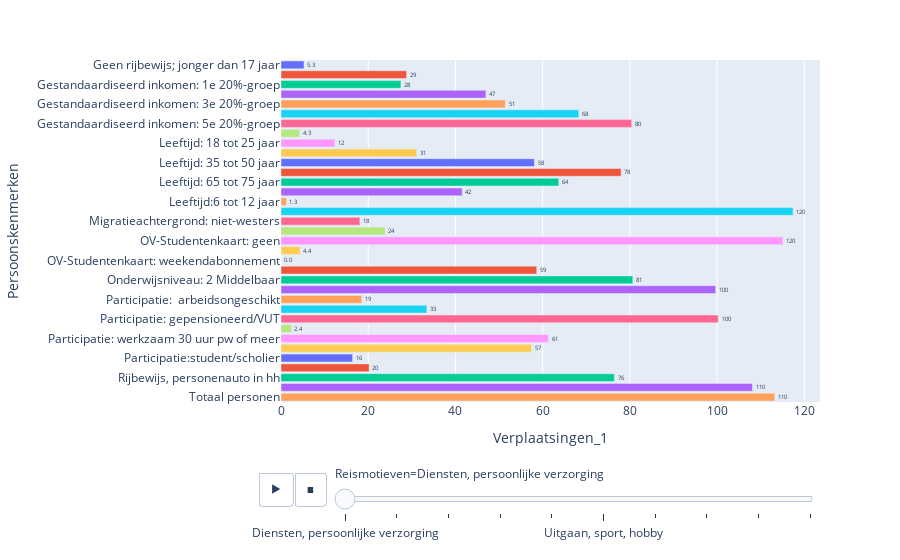

Notebook code cell kept with this figure:
### Code cell
student_ov = ['OV-Studentenkaart: geen', 'OV-Studentenkaart: weekabonnement','OV-Studentenkaart: weekendabonnement']

filtered_student_ov = data_motief[data_motief['Persoonskenmerken'].isin(student_ov)]

#display(filtered_student_ov)


data_motief_5 = data_motief.groupby(['Persoonskenmerken', 'Reismotieven']).sum().reset_index()
display(data_motief_5)
# data_motief_5 = filtered_student_ov.groupby(['Persoonskenmerken', 'Perioden']).sum().reset_index()
fig = px.bar(data_motief_5, x = 'Verplaatsingen_1', y = 'Persoonskenmerken', color = 'Persoonskenmerken',
              orientation = 'h', text_auto = '.2s', animation_frame = 'Reismotieven')
fig.update_traces(textposition="outside")
fig.update_layout(showlegend = False)
fig.show()

### Figure 1 — Plotly figure (JSON) as saved in the notebook; plotly's stock layout.template omitted (floating-point values rounded to 4 significant figures)
{"data": [{"alignmentgroup": "True", "hovertemplate": "Persoonskenmerken=%{y}<br>Reismotieven=Diensten, persoonlijke verzorging<br>Verplaatsingen_1=%{x}<extra></extra>", "legendgroup": "Geen rijbewijs; jonger dan 17 jaar", "marker": {"color": "#636efa", "pattern": {"shape": ""}}, "name": "Geen rijbewijs; jonger dan 17 jaar", "offsetgroup": "Geen rijbewijs; jonger dan 17 jaar", "orientation": "h", "showlegend": true, "textposition": "outside", "texttemplate": "%{x:.2s}", "type": "bar", "x": [5.28], "xaxis": "x", "y": ["Geen rijbewijs; jonger dan 17 jaar"], "yaxis": "y"}, {"alignmentgroup": "True", "hovertemplate": "Persoonskenmerken=%{y}<br>Reismotieven=Diensten, persoonlijke verzorging<br>Verplaatsingen_1=%{x}<extra></extra>", "legendgroup": "Geen rijbewijs; wel 17 jaar of ouder", "marker": {"color": "#EF553B", "pattern": {"shape": ""}}, "name": "Geen rijbewijs; wel 17 jaar of ouder", "offsetgroup": "Geen rijbewijs; wel 17 jaar of ouder", "orientation": "h", "showlegend": true, "textposition": "outside", "texttemplate": "%{x:.2s}", "type": "bar", "x": [28.8], "xaxis": "x", "y": ["Geen rijbewijs; wel 17 jaar of ouder"], "yaxis": "y"}, {"alignmentgroup": "True", "hovertemplate": "Persoonskenmerken=%{y}<br>Reismotieven=Diensten, persoonlijke verzorging<br>Verplaatsingen_1=%{x}<extra></extra>", "legendgroup": "Gestandaardiseerd inkomen: 1e 20%-groep", "marker": {"color": "#00cc96", "pattern": {"shape": ""}}, "name": "Gestandaardiseerd inkomen: 1e 20%-groep", "offsetgroup": "Gestandaardiseerd inkomen: 1e 20%-groep", "orientation": "h", "showlegend": true, "textposition": "outside", "texttemplate": "%{x:.2s}", "type": "bar", "x": [27.5], "xaxis": "x", "y": ["Gestandaardiseerd inkomen: 1e 20%-groep"], "yaxis": "y"}, {"alignmentgroup": "True", "hovertemplate": "Persoonskenmerken=%{y}<br>Reismotieven=Diensten, persoonlijke verzorging<br>Verplaatsingen_1=%{x}<extra></extra>", "legendgroup": "Gestandaardiseerd inkomen: 2e 20%-groep", "marker": {"color": "#ab63fa", "pattern": {"shape": ""}}, "name": "Gestandaardiseerd inkomen: 2e 20%-groep", "offsetgroup": "Gestandaardiseerd inkomen: 2e 20%-groep", "orientation": "h", "showlegend": true, "textposition": "outside", "texttemplate": "%{x:.2s}", "type": "bar", "x": [46.98], "xaxis": "x", "y": ["Gestandaardiseerd inkomen: 2e 20%-groep"], "yaxis": "y"}, {"alignmentgroup": "True", "hovertemplate": "Persoonskenmerken=%{y}<br>Reismotieven=Diensten, persoonlijke verzorging<br>Verplaatsingen_1=%{x}<extra></extra>", "legendgroup": "Gestandaardiseerd inkomen: 3e 20%-groep", "marker": {"color": "#FFA15A", "pattern": {"shape": ""}}, "name": "Gestandaardiseerd inkomen: 3e 20%-groep", "offsetgroup": "Gestandaardiseerd inkomen: 3e 20%-groep", "orientation": "h", "showlegend": true, "textposition": "outside", "texttemplate": "%{x:.2s}", "type": "bar", "x": [51.44], "xaxis": "x", "y": ["Gestandaardiseerd inkomen: 3e 20%-groep"], "yaxis": "y"}, {"alignmentgroup": "True", "hovertemplate": "Persoonskenmerken=%{y}<br>Reismotieven=Diensten, persoonlijke verzorging<br>Verplaatsingen_1=%{x}<extra></extra>", "legendgroup": "Gestandaardiseerd inkomen: 4e 20%-groep", "marker": {"color": "#19d3f3", "pattern": {"shape": ""}}, "name": "Gestandaardiseerd inkomen: 4e 20%-groep", "offsetgroup": "Gestandaardiseerd inkomen: 4e 20%-groep", "orientation": "h", "showlegend": true, "textposition": "outside", "texttemplate": "%{x:.2s}", "type": "bar", "x": [68.29], "xaxis": "x", "y": ["Gestandaardiseerd inkomen: 4e 20%-groep"], "yaxis": "y"}, {"alignmentgroup": "True", "hovertemplate": "Persoonskenmerken=%{y}<br>Reismotieven=Diensten, persoonlijke verzorging<br>Verplaatsingen_1=%{x}<extra></extra>", "legendgroup": "Gestandaardiseerd inkomen: 5e 20%-groep", "marker": {"color": "#FF6692", "pattern": {"shape": ""}}, "name": "Gestandaardiseerd inkomen: 5e 20%-groep", "offsetgroup": "Gestandaardiseerd inkomen: 5e 20%-groep", "orientation": "h", "showlegend": true, "textposition": "outside", "texttemplate": "%{x:.2s}", "type": "bar", "x": [80.41], "xaxis": "x", "y": ["Gestandaardiseerd inkomen: 5e 20%-groep"], "yaxis": "y"}, {"alignmentgroup": "True", "hovertemplate": "Persoonskenmerken=%{y}<br>Reismotieven=Diensten, persoonlijke verzorging<br>Verplaatsingen_1=%{x}<extra></extra>", "legendgroup": "Leeftijd: 12 tot 18 jaar", "marker": {"color": "#B6E880", "pattern": {"shape": ""}}, "name": "Leeftijd: 12 tot 18 jaar", "offsetgroup": "Leeftijd: 12 tot 18 jaar", "orientation": "h", "showlegend": true, "textposition": "outside", "texttemplate": "%{x:.2s}", "type": "bar", "x": [4.28], "xaxis": "x", "y": ["Leeftijd: 12 tot 18 jaar"], "yaxis": "y"}, {"alignmentgroup": "True", "hovertemplate": "Persoonskenmerken=%{y}<br>Reismotieven=Diensten, persoonlijke verzorging<br>Verplaatsingen_1=%{x}<extra></extra>", "legendgroup": "Leeftijd: 18 tot 25 jaar", "marker": {"color": "#FF97FF", "pattern": {"shape": ""}}, "name": "Leeftijd: 18 tot 25 jaar", "offsetgroup": "Leeftijd: 18 tot 25 jaar", "orientation": "h", "showlegend": true, "textposition": "outside", "texttemplate": "%{x:.2s}", "type": "bar", "x": [12.34], "xaxis": "x", "y": ["Leeftijd: 18 tot 25 jaar"], "yaxis": "y"}, {"alignmentgroup": "True", "hovertemplate": "Persoonskenmerken=%{y}<br>Reismotieven=Diensten, persoonlijke verzorging<br>Verplaatsingen_1=%{x}<extra></extra>", "legendgroup": "Leeftijd: 25 tot 35 jaar", "marker": {"color": "#FECB52", "pattern": {"shape": ""}}, "name": "Leeftijd: 25 tot 35 jaar", "offsetgroup": "Leeftijd: 25 tot 35 jaar", "orientation": "h", "showlegend": true, "textposition": "outside", "texttemplate": "%{x:.2s}", "type": "bar", "x": [31.12], "xaxis": "x", "y": ["Leeftijd: 25 tot 35 jaar"], "yaxis": "y"}, {"alignmentgroup": "True", "hovertemplate": "Persoonskenmerken=%{y}<br>Reismotieven=Diensten, persoonlijke verzorging<br>Verplaatsingen_1=%{x}<extra></extra>", "legendgroup": "Leeftijd: 35 tot 50 jaar", "marker": {"color": "#636efa", "pattern": {"shape": ""}}, "name": "Leeftijd: 35 tot 50 jaar", "offsetgroup": "Leeftijd: 35 tot 50 jaar", "orientation": "h", "showlegend": true, "textposition": "outside", "texttemplate": "%{x:.2s}", "type": "bar", "x": [58.1], "xaxis": "x", "y": ["Leeftijd: 35 tot 50 jaar"], "yaxis": "y"}, {"alignmentgroup": "True", "hovertemplate": "Persoonskenmerken=%{y}<br>Reismotieven=Diensten, persoonlijke verzorging<br>Verplaatsingen_1=%{x}<extra></extra>", "legendgroup": "Leeftijd: 50 tot 65 jaar", "marker": {"color": "#EF553B", "pattern": {"shape": ""}}, "name": "Leeftijd: 50 tot 65 jaar", "offsetgroup": "Leeftijd: 50 tot 65 jaar", "orientation": "h", "showlegend": true, "textposition": "outside", "texttemplate": "%{x:.2s}", "type": "bar", "x": [77.98], "xaxis": "x", "y": ["Leeftijd: 50 tot 65 jaar"], "yaxis": "y"}, {"alignmentgroup": "True", "hovertemplate": "Persoonskenmerken=%{y}<br>Reismotieven=Diensten, persoonlijke verzorging<br>Verplaatsingen_1=%{x}<extra></extra>", "legendgroup": "Leeftijd: 65 tot 75 jaar", "marker": {"color": "#00cc96", "pattern": {"shape": ""}}, "name": "Leeftijd: 65 tot 75 jaar", "offsetgroup": "Leeftijd: 65 tot 75 jaar", "orientation": "h", "showlegend": true, "textposition": "outside", "texttemplate": "%{x:.2s}", "type": "bar", "x": [63.7], "xaxis": "x", "y": ["Leeftijd: 65 tot 75 jaar"], "yaxis": "y"}, {"alignmentgroup": "True", "hovertemplate": "Persoonskenmerken=%{y}<br>Reismotieven=Diensten, persoonlijke verzorging<br>Verplaatsingen_1=%{x}<extra></extra>", "legendgroup": "Leeftijd: 75 jaar of ouder", "marker": {"color": "#ab63fa", "pattern": {"shape": ""}}, "name": "Leeftijd: 75 jaar of ouder", "offsetgroup": "Leeftijd: 75 jaar of ouder", "orientation": "h", "showlegend": true, "textposition": "outside", "texttemplate": "%{x:.2s}", "type": "bar", "x": [41.56], "xaxis": "x", "y": ["Leeftijd: 75 jaar of ouder"], "yaxis": "y"}, {"alignmentgroup": "True", "hovertemplate": "Persoonskenmerken=%{y}<br>Reismotieven=Diensten, persoonlijke verzorging<br>Verplaatsingen_1=%{x}<extra></extra>", "legendgroup": "Leeftijd:6 tot 12 jaar", "marker": {"color": "#FFA15A", "pattern": {"shape": ""}}, "name": "Leeftijd:6 tot 12 jaar", "offsetgroup": "Leeftijd:6 tot 12 jaar", "orientation": "h", "showlegend": true, "textposition": "outside", "texttemplate": "%{x:.2s}", "type": "bar", "x": [1.26], "xaxis": "x", "y": ["Leeftijd:6 tot 12 jaar"], "yaxis": "y"}, {"alignmentgroup": "True", "hovertemplate": "Persoonskenmerken=%{y}<br>Reismotieven=Diensten, persoonlijke verzorging<br>Verplaatsingen_1=%{x}<extra></extra>", "legendgroup": "Migratieachtergrond: Nederland", "marker": {"color": "#19d3f3", "pattern": {"shape": ""}}, "name": "Migratieachtergrond: Nederland", "offsetgroup": "Migratieachtergrond: Nederland", "orientation": "h", "showlegend": true, "textposition": "outside", "texttemplate": "%{x:.2s}", "type": "bar", "x": [117.4], "xaxis": "x", "y": ["Migratieachtergrond: Nederland"], "yaxis": "y"}, {"alignmentgroup": "True", "hovertemplate": "Persoonskenmerken=%{y}<br>Reismotieven=Diensten, persoonlijke verzorging<br>Verplaatsingen_1=%{x}<extra></extra>", "legendgroup": "Migratieachtergrond: niet-westers", "marker": {"color": "#FF6692", "pattern": {"shape": ""}}, "name": "Migratieachtergrond: niet-westers", "offsetgroup": "Migratieachtergrond: niet-westers", "orientation": "h", "showlegend": true, "textposition": "outside", "texttemplate": "%{x:.2s}", "type": "bar", "x": [18.08], "xaxis": "x", "y": ["Migratieachtergrond: niet-westers"], "yaxis": "y"}, {"alignmentgroup": "True", "hovertemplate": "Persoonskenmerken=%{y}<br>Reismotieven=Diensten, persoonlijke verzorging<br>Verplaatsingen_1=%{x}<extra></extra>", "legendgroup": "Migratieachtergrond: westers", "marker": {"color": "#B6E880", "pattern": {"shape": ""}}, "name": "Migratieachtergrond: westers", "offsetgroup": "Migratieachtergrond: westers", "orientation": "h", "showlegend": true, "textposition": "outside", "texttemplate": "%{x:.2s}", "type": "bar", "x": [23.86], "xaxis": "x", "y": ["Migratieachtergrond: westers"], "yaxis": "y"}, {"alignmentgroup": "True", "hovertemplate": "Persoonskenmerken=%{y}<br>Reismotieven=Diensten, persoonlijke verzorging<br>Verplaatsingen_1=%{x}<extra></extra>", "legendgroup": "OV-Studentenkaart: geen", "marker": {"color": "#FF97FF", "pattern": {"shape": ""}}, "name": "OV-Studentenkaart: geen", "offsetgroup": "OV-Studentenkaart: geen", "orientation": "h", "showlegend": true, "textposition": "outside", "texttemplate": "%{x:.2s}", "type": "bar", "x": [115.1], "xaxis": "x", "y": ["OV-Studentenkaart: geen"], "yaxis": "y"}, {"alignmentgroup": "True", "hovertemplate": "Persoonskenmerken=%{y}<br>Reismotieven=Diensten, persoonlijke verzorging<br>Verplaatsingen_1=%{x}<extra></extra>", "legendgroup": "OV-Studentenkaart: weekabonnement", "marker": {"color": "#FECB52", "pattern": {"shape": ""}}, "name": "OV-Studentenkaart: weekabonnement", "offsetgroup": "OV-Studentenkaart: weekabonnement", "orientation": "h", "showlegend": true, "textposition": "outside", "texttemplate": "%{x:.2s}", "type": "bar", "x": [4.38], "xaxis": "x", "y": ["OV-Studentenkaart: weekabonnement"], "yaxis": "y"}, {"alignmentgroup": "True", "hovertemplate": "Persoonskenmerken=%{y}<br>Reismotieven=Diensten, persoonlijke verzorging<br>Verplaatsingen_1=%{x}<extra></extra>", "legendgroup": "OV-Studentenkaart: weekendabonnement", "marker": {"color": "#636efa", "pattern": {"shape": ""}}, "name": "OV-Studentenkaart: weekendabonnement", "offsetgroup": "OV-Studentenkaart: weekendabonnement", "orientation": "h", "showlegend": true, "textposition": "outside", "texttemplate": "%{x:.2s}", "type": "bar", "x": [0], "xaxis": "x", "y": ["OV-Studentenkaart: weekendabonnement"], "yaxis": "y"}, {"alignmentgroup": "True", "hovertemplate": "Persoonskenmerken=%{y}<br>Reismotieven=Diensten, persoonlijke verzorging<br>Verplaatsingen_1=%{x}<extra></extra>", "legendgroup": "Onderwijsniveau: 1 Laag", "marker": {"color": "#EF553B", "pattern": {"shape": ""}}, "name": "Onderwijsniveau: 1 Laag", "offsetgroup": "Onderwijsniveau: 1 Laag", "orientation": "h", "showlegend": true, "textposition": "outside", "texttemplate": "%{x:.2s}", "type": "bar", "x": [58.64], "xaxis": "x", "y": ["Onderwijsniveau: 1 Laag"], "yaxis": "y"}, {"alignmentgroup": "True", "hovertemplate": "Persoonskenmerken=%{y}<br>Reismotieven=Diensten, persoonlijke verzorging<br>Verplaatsingen_1=%{x}<extra></extra>", "legendgroup": "Onderwijsniveau: 2 Middelbaar", "marker": {"color": "#00cc96", "pattern": {"shape": ""}}, "name": "Onderwijsniveau: 2 Middelbaar", "offsetgroup": "Onderwijsniveau: 2 Middelbaar", "orientation": "h", "showlegend": true, "textposition": "outside", "texttemplate": "%{x:.2s}", "type": "bar", "x": [80.66], "xaxis": "x", "y": ["Onderwijsniveau: 2 Middelbaar"], "yaxis": "y"}, {"alignmentgroup": "True", "hovertemplate": "Persoonskenmerken=%{y}<br>Reismotieven=Diensten, persoonlijke verzorging<br>Verplaatsingen_1=%{x}<extra></extra>", "legendgroup": "Onderwijsniveau: 3 Hoog", "marker": {"color": "#ab63fa", "pattern": {"shape": ""}}, "name": "Onderwijsniveau: 3 Hoog", "offsetgroup": "Onderwijsniveau: 3 Hoog", "orientation": "h", "showlegend": true, "textposition": "outside", "texttemplate": "%{x:.2s}", "type": "bar", "x": [99.66], "xaxis": "x", "y": ["Onderwijsniveau: 3 Hoog"], "yaxis": "y"}, {"alignmentgroup": "True", "hovertemplate": "Persoonskenmerken=%{y}<br>Reismotieven=Diensten, persoonlijke verzorging<br>Verplaatsingen_1=%{x}<extra></extra>", "legendgroup": "Participatie:  arbeidsongeschikt", "marker": {"color": "#FFA15A", "pattern": {"shape": ""}}, "name": "Participatie:  arbeidsongeschikt", "offsetgroup": "Participatie:  arbeidsongeschikt", "orientation": "h", "showlegend": true, "textposition": "outside", "texttemplate": "%{x:.2s}", "type": "bar", "x": [18.52], "xaxis": "x", "y": ["Participatie:  arbeidsongeschikt"], "yaxis": "y"}, {"alignmentgroup": "True", "hovertemplate": "Persoonskenmerken=%{y}<br>Reismotieven=Diensten, persoonlijke verzorging<br>Verplaatsingen_1=%{x}<extra></extra>", "legendgroup": "Participatie: anders/overig", "marker": {"color": "#19d3f3", "pattern": {"shape": ""}}, "name": "Participatie: anders/overig", "offsetgroup": "Participatie: anders/overig", "orientation": "h", "showlegend": true, "textposition": "outside", "texttemplate": "%{x:.2s}", "type": "bar", "x": [33.44], "xaxis": "x", "y": ["Participatie: anders/overig"], "yaxis": "y"}, {"alignmentgroup": "True", "hovertemplate": "Persoonskenmerken=%{y}<br>Reismotieven=Diensten, persoonlijke verzorging<br>Verplaatsingen_1=%{x}<extra></extra>", "legendgroup": "Participatie: gepensioneerd/VUT", "marker": {"color": "#FF6692", "pattern": {"shape": ""}}, "name": "Participatie: gepensioneerd/VUT", "offsetgroup": "Participatie: gepensioneerd/VUT", "orientation": "h", "showlegend": true, "textposition": "outside", "texttemplate": "%{x:.2s}", "type": "bar", "x": [100.2], "xaxis": "x", "y": ["Participatie: gepensioneerd/VUT"], "yaxis": "y"}, {"alignmentgroup": "True", "hovertemplate": "Persoonskenmerken=%{y}<br>Reismotieven=Diensten, persoonlijke verzorging<br>Verplaatsingen_1=%{x}<extra></extra>", "legendgroup": "Participatie: werkloos", "marker": {"color": "#B6E880", "pattern": {"shape": ""}}, "name": "Participatie: werkloos", "offsetgroup": "Participatie: werkloos", "orientation": "h", "showlegend": true, "textposition": "outside", "texttemplate": "%{x:.2s}", "type": "bar", "x": [2.42], "xaxis": "x", "y": ["Participatie: werkloos"], "yaxis": "y"}, {"alignmentgroup": "True", "hovertemplate": "Persoonskenmerken=%{y}<br>Reismotieven=Diensten, persoonlijke verzorging<br>Verplaatsingen_1=%{x}<extra></extra>", "legendgroup": "Participatie: werkzaam 30 uur pw of meer", "marker": {"color": "#FF97FF", "pattern": {"shape": ""}}, "name": "Participatie: werkzaam 30 uur pw of meer", "offsetgroup": "Participatie: werkzaam 30 uur pw of meer", "orientation": "h", "showlegend": true, "textposition": "outside", "texttemplate": "%{x:.2s}", "type": "bar", "x": [61.3], "xaxis": "x", "y": ["Participatie: werkzaam 30 uur pw of meer"], "yaxis": "y"}, {"alignmentgroup": "True", "hovertemplate": "Persoonskenmerken=%{y}<br>Reismotieven=Diensten, persoonlijke verzorging<br>Verplaatsingen_1=%{x}<extra></extra>", "legendgroup": "Participatie: werkzaam: 12 tot 30 uur pw", "marker": {"color": "#FECB52", "pattern": {"shape": ""}}, "name": "Participatie: werkzaam: 12 tot 30 uur pw", "offsetgroup": "Participatie: werkzaam: 12 tot 30 uur pw", "orientation": "h", "showlegend": true, "textposition": "outside", "texttemplate": "%{x:.2s}", "type": "bar", "x": [57.44], "xaxis": "x", "y": ["Participatie: werkzaam: 12 tot 30 uur pw"], "yaxis": "y"}, {"alignmentgroup": "True", "hovertemplate": "Persoonskenmerken=%{y}<br>Reismotieven=Diensten, persoonlijke verzorging<br>Verplaatsingen_1=%{x}<extra></extra>", "legendgroup": "Participatie:student/scholier", "marker": {"color": "#636efa", "pattern": {"shape": ""}}, "name": "Participatie:student/scholier", "offsetgroup": "Participatie:student/scholier", "orientation": "h", "showlegend": true, "textposition": "outside", "texttemplate": "%{x:.2s}", "type": "bar", "x": [16.42], "xaxis": "x", "y": ["Participatie:student/scholier"], "yaxis": "y"}, {"alignmentgroup": "True", "hovertemplate": "Persoonskenmerken=%{y}<br>Reismotieven=Diensten, persoonlijke verzorging<br>Verplaatsingen_1=%{x}<extra></extra>", "legendgroup": "Rijbewijs, geen personenauto in hh", "marker": {"color": "#EF553B", "pattern": {"shape": ""}}, "name": "Rijbewijs, geen personenauto in hh", "offsetgroup": "Rijbewijs, geen personenauto in hh", "orientation": "h", "showlegend": true, "textposition": "outside", "texttemplate": "%{x:.2s}", "type": "bar", "x": [20.2], "xaxis": "x", "y": ["Rijbewijs, geen personenauto in hh"], "yaxis": "y"}, {"alignmentgroup": "True", "hovertemplate": "Persoonskenmerken=%{y}<br>Reismotieven=Diensten, persoonlijke verzorging<br>Verplaatsingen_1=%{x}<extra></extra>", "legendgroup": "Rijbewijs, personenauto in hh", "marker": {"color": "#00cc96", "pattern": {"shape": ""}}, "name": "Rijbewijs, personenauto in hh", "offsetgroup": "Rijbewijs, personenauto in hh", "orientation": "h", "showlegend": true, "textposition": "outside", "texttemplate": "%{x:.2s}", "type": "bar", "x": [76.44], "xaxis": "x", "y": ["Rijbewijs, personenauto in hh"], "yaxis": "y"}, {"alignmentgroup": "True", "hovertemplate": "Persoonskenmerken=%{y}<br>Reismotieven=Diensten, persoonlijke verzorging<br>Verplaatsingen_1=%{x}<extra></extra>", "legendgroup": "Rijbewijs, personenauto op eigen naam", "marker": {"color": "#ab63fa", "pattern": {"shape": ""}}, "name": "Rijbewijs, personenauto op eigen naam", "offsetgroup": "Rijbewijs, personenauto op eigen naam", "orientation": "h", "showlegend": true, "textposition": "outside", "texttemplate": "%{x:.2s}", "type": "bar", "x": [108.1], "xaxis": "x", "y": ["Rijbewijs, personenauto op eigen naam"], "yaxis": "y"}, {"alignmentgroup": "True", "hovertemplate": "Persoonskenmerken=%{y}<br>Reismotieven=Diensten, persoonlijke verzorging<br>Verplaatsingen_1=%{x}<extra></extra>", "legendgroup": "Totaal personen", "marker": {"color": "#FFA15A", "pattern": {"shape": ""}}, "name": "Totaal personen", "offsetgroup": "Totaal personen", "orientation": "h", "showlegend": true, "textposition": "outside", "texttemplate": "%{x:.2s}", "type": "bar", "x": [113.2], "xaxis": "x", "y": ["Totaal personen"], "yaxis": "y"}], "layout": {"barmode": "relative", "legend": {"title": {"text": "Persoonskenmerken"}, "tracegroupgap": 0}, "margin": {"t": 60}, "showlegend": false, "sliders": [{"active": 0, "currentvalue": {"prefix": "Reismotieven="}, "len": 0.9, "pad": {"b": 10, "t": 60}, "steps": [{"args": [["Diensten, persoonlijke verzorging"], {"frame": {"duration": 0, "redraw": true}, "fromcurrent": true, "mode": "immediate", "transition": {"duration": 0, "easing": "linear"}}], "label": "Diensten, persoonlijke verzorging", "method": "animate"}, {"args": [["Onderwijs volgen, cursus, kinderopvang"], {"frame": {"duration": 0, "redraw": true}, "fromcurrent": true, "mode": "immediate", "transition": {"duration": 0, "easing": "linear"}}], "label": "Onderwijs volgen, cursus, kinderopvang", "method": "animate"}, {"args": [["Overige reismotieven"], {"frame": {"duration": 0, "redraw": true}, "fromcurrent": true, "mode": "immediate", "transition": {"duration": 0, "easing": "linear"}}], "label": "Overige reismotieven", "method": "animate"}, {"args": [["Toeren, wandelen"], {"frame": {"duration": 0, "redraw": true}, "fromcurrent": true, "mode": "immediate", "transition": {"duration": 0, "easing": "linear"}}], "label": "Toeren, wandelen", "method": "animate"}, {"args": [["Totaal"], {"frame": {"duration": 0, "redraw": true}, "fromcurrent": true, "mode": "immediate", "transition": {"duration": 0, "easing": "linear"}}], "label": "Totaal", "method": "animate"}, {"args": [["Uitgaan, sport, hobby"], {"frame": {"duration": 0, "redraw": true}, "fromcurrent": true, "mode": "immediate", "transition": {"duration": 0, "easing": "linear"}}], "label": "Uitgaan, sport, hobby", "method": "animate"}, {"args": [["Van en naar het werk"], {"frame": {"duration": 0, "redraw": true}, "fromcurrent": true, "mode": "immediate", "transition": {"duration": 0, "easing": "linear"}}], "label": "Van en naar het werk", "method": "animate"}, {"args": [["Visite, logeren"], {"frame": {"duration": 0, "redraw": true}, "fromcurrent": true, "mode": "immediate", "transition": {"duration": 0, "easing": "linear"}}], "label": "Visite, logeren", "method": "animate"}, {"args": [["Winkelen, boodschappen doen"], {"frame": {"duration": 0, "redraw": true}, "fromcurrent": true, "mode": "immediate", "transition": {"duration": 0, "easing": "linear"}}], "label": "Winkelen, boodschappen doen", "method": "animate"}, {"args": [["Zakelijk, beroepsmatig"], {"frame": {"duration": 0, "redraw": true}, "fromcurrent": true, "mode": "immediate", "transition": {"duration": 0, "easing": "linear"}}], "label": "Zakelijk, beroepsmatig", "method": "animate"}], "x": 0.1, "xanchor": "left", "y": 0, "yanchor": "top"}], "updatemenus": [{"buttons": [{"args": [null, {"frame": {"duration": 500, "redraw": true}, "fromcurrent": true, "mode": "immediate", "transition": {"duration": 500, "easing": "linear"}}], "label": "&#9654;", "method": "animate"}, {"args": [[null], {"frame": {"duration": 0, "redraw": true}, "fromcurrent": true, "mode": "immediate", "transition": {"duration": 0, "easing": "linear"}}], "label": "&#9724;", "method": "animate"}], "direction": "left", "pad": {"r": 10, "t": 70}, "showactive": false, "type": "buttons", "x": 0.1, "xanchor": "right", "y": 0, "yanchor": "top"}], "xaxis": {"anchor": "y", "domain": [0, 1], "title": {"text": "Verplaatsingen_1"}}, "yaxis": {"anchor": "x", "categoryarray": ["Totaal personen", "Rijbewijs, personenauto op eigen naam", "Rijbewijs, personenauto in hh", "Rijbewijs, geen personenauto in hh", "Participatie:student/scholier", "Participatie: werkzaam: 12 tot 30 uur pw", "Participatie: werkzaam 30 uur pw of meer", "Participatie: werkloos", "Participatie: gepensioneerd/VUT", "Participatie: anders/overig", "Participatie:  arbeidsongeschikt", "Onderwijsniveau: 3 Hoog", "Onderwijsniveau: 2 Middelbaar", "Onderwijsniveau: 1 Laag", "OV-Studentenkaart: weekendabonnement", "OV-Studentenkaart: weekabonnement", "OV-Studentenkaart: geen", "Migratieachtergrond: westers", "Migratieachtergrond: niet-westers", "Migratieachtergrond: Nederland", "Leeftijd:6 tot 12 jaar", "Leeftijd: 75 jaar of ouder", "Leeftijd: 65 tot 75 jaar", "Leeftijd: 50 tot 65 jaar", "Leeftijd: 35 tot 50 jaar", "Leeftijd: 25 tot 35 jaar", "Leeftijd: 18 tot 25 jaar", "Leeftijd: 12 tot 18 jaar", "Gestandaardiseerd inkomen: 5e 20%-groep", "Gestandaardiseerd inkomen: 4e 20%-groep", "Gestandaardiseerd inkomen: 3e 20%-groep", "Gestandaardiseerd inkomen: 2e 20%-groep", "Gestandaardiseerd inkomen: 1e 20%-groep", "Geen rijbewijs; wel 17 jaar of ouder", "Geen rijbewijs; jonger dan 17 jaar"], "categoryorder": "array", "domain": [0, 1], "title": {"text": "Persoonskenmerken"}}}}
